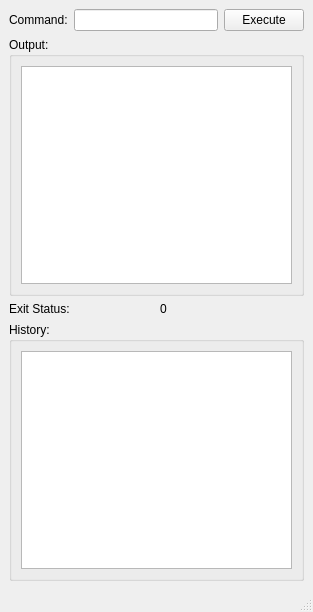
<?xml version="1.0" encoding="UTF-8"?>
<ui version="4.0">
 <class>MainGui</class>
 <widget class="QMainWindow" name="MainGui">
  <property name="geometry">
   <rect>
    <x>0</x>
    <y>0</y>
    <width>313</width>
    <height>612</height>
   </rect>
  </property>
  <property name="windowTitle">
   <string>MainGui</string>
  </property>
  <widget class="QWidget" name="centralwidget">
   <layout class="QGridLayout" name="gridLayout_3">
    <item row="0" column="0" colspan="2">
     <layout class="QHBoxLayout" name="horizontalLayout">
      <item>
       <widget class="QLabel" name="label">
        <property name="text">
         <string>Command:</string>
        </property>
       </widget>
      </item>
      <item>
       <widget class="QLineEdit" name="txt_command"/>
      </item>
      <item>
       <widget class="QPushButton" name="btn_execute">
        <property name="text">
         <string>Execute</string>
        </property>
       </widget>
      </item>
     </layout>
    </item>
    <item row="1" column="0" colspan="2">
     <widget class="QGroupBox" name="groupBox">
      <property name="title">
       <string>Output:</string>
      </property>
      <layout class="QGridLayout" name="gridLayout">
       <item row="1" column="0">
        <widget class="QListWidget" name="list_output"/>
       </item>
      </layout>
     </widget>
    </item>
    <item row="2" column="0">
     <widget class="QLabel" name="label_2">
      <property name="text">
       <string>Exit Status:</string>
      </property>
     </widget>
    </item>
    <item row="2" column="1">
     <widget class="QLabel" name="txt_status">
      <property name="text">
       <string>0</string>
      </property>
     </widget>
    </item>
    <item row="3" column="0" colspan="2">
     <widget class="QGroupBox" name="groupBox_2">
      <property name="title">
       <string>History:</string>
      </property>
      <layout class="QGridLayout" name="gridLayout_2">
       <item row="0" column="0">
        <widget class="QListWidget" name="list_histopry"/>
       </item>
      </layout>
     </widget>
    </item>
   </layout>
  </widget>
  <widget class="QMenuBar" name="menubar">
   <property name="geometry">
    <rect>
     <x>0</x>
     <y>0</y>
     <width>313</width>
     <height>24</height>
    </rect>
   </property>
  </widget>
  <widget class="QStatusBar" name="statusbar"/>
 </widget>
 <resources/>
 <connections/>
</ui>
